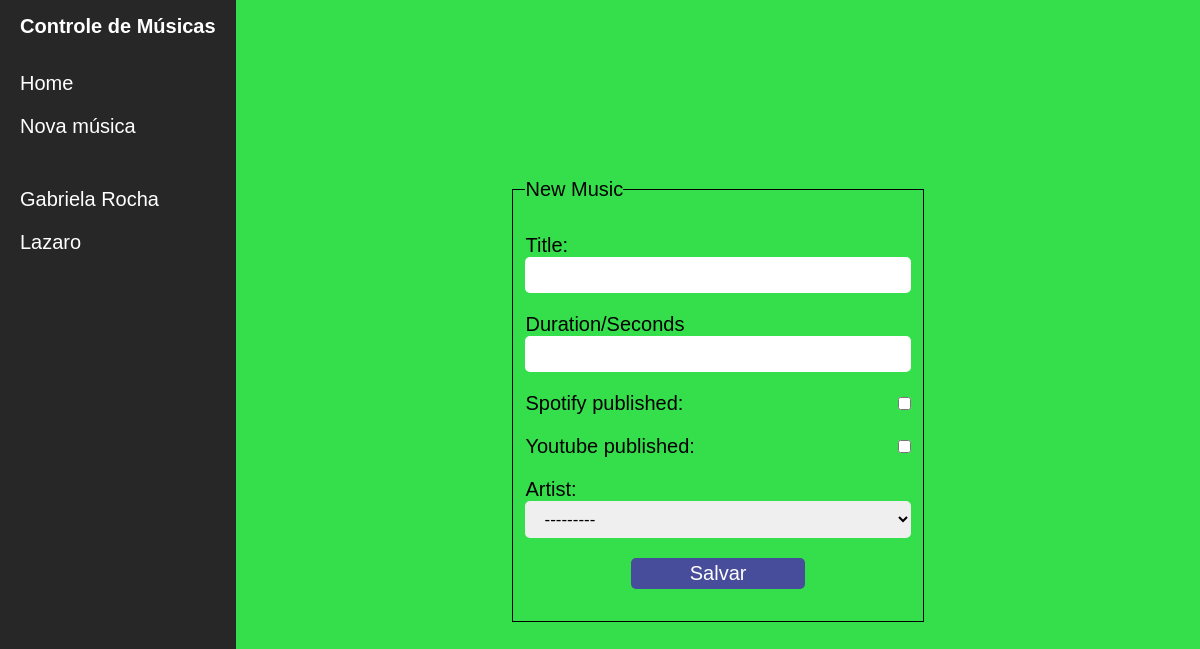
/new/, run on an earlier commit of the app's database.
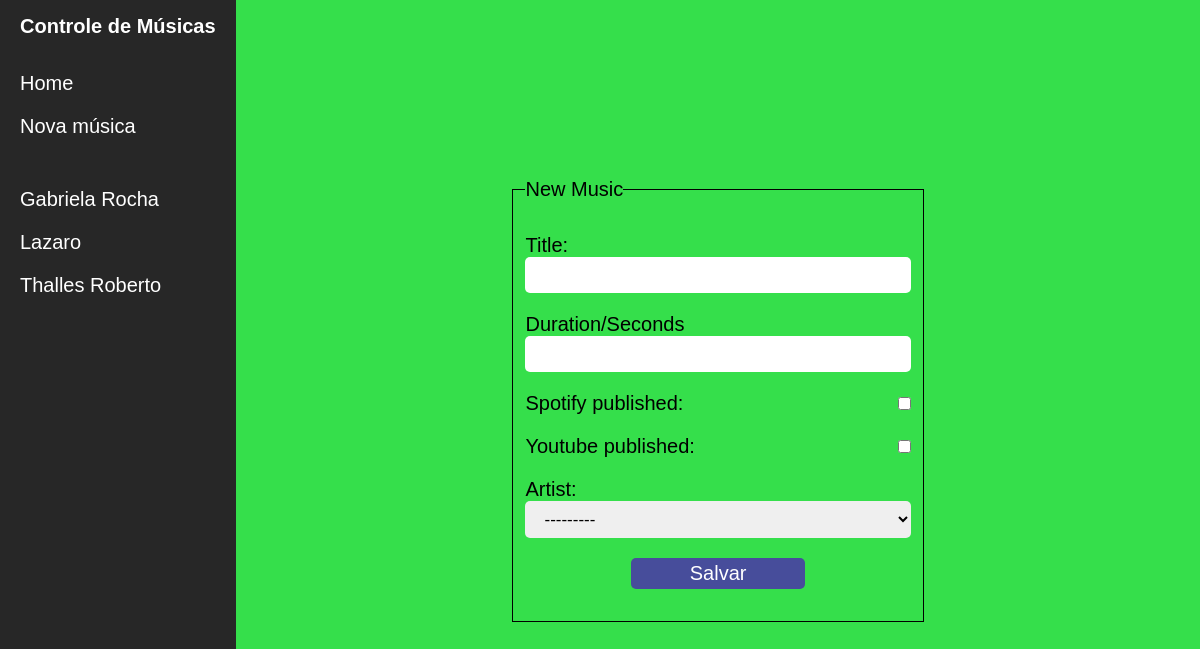
And on a later commit of the database.
### musics/models.py (models this page shows, shortened)
class Artist(models.Model):
    name = models.CharField(max_length=30)
    date_joined = models.DateTimeField()
    def __str__(self) -> str:
        return self.name
    class Meta:
        verbose_name_plural = 'Artists'

### musics/views.py (the view)
# urls.py: path('new/', new_song, name='url_new_song'),
def new_song(request) -> render or redirect:
    form = SongForm(request.POST or None)
    if request.method == "POST" and form.is_valid():
        form.save()
        return redirect('url_home')
    data = {}
    data['form'] = form
    data['message'] = 'New Music'
    data['artists'] = get_artist()
    return render(request, 'musics/form.html', data)

### musics/form.py
class SongForm(ModelForm):
    class Meta:
        model = Song
        fields = ['title', 'duration', 'spotify_published', 'youtube_published', 'artist']

### musics/views.py (called while the page is built)
def get_artist() -> Artist:
    artists = Artist.objects.order_by('name')
    for artist in artists:
        temp_date = artist.date_joined.strftime("%d/%m/%Y")
        artist.date_joined = temp_date
    return artists

### musics/templates/musics/form.html (shortened to what this page needs)
{% extends "musics/base.html" %}
{% load static %}
{% block conteudo %}
<form data-idMusic="{{ song.id }}" method="POST">
  <fieldset>
    <legend> {{ message }}</legend>
    {{ form.as_p }}
    <div class='buttons'>
      <button class="btnSubmit" type="submit">Salvar</button>
    </div>
  </fieldset>
</form>
{% endblock conteudo %}

### musics/templates/musics/base.html (shortened to what this page needs)
{% load static %}
<!DOCTYPE html>
<html lang="pt-br">
<head>
    <link rel="stylesheet" href=" {% static 'css/style.css' %} ">
</head>
<body>
    <div class="barra">
        <div>
            <span>Controle de Músicas</span>
        </div>
        <ul class="cabecalho">
            <li id="url_home">Home</li>
            <li id="url_new_song">Nova música</li>
            {% for artist in artists %}
            <li class="artist" data-id="{{ artist.id }}"> {{ artist.name }} </li>
            {% endfor %}
        </ul>
    </div>
    <main class="container">
        {% block conteudo %}
        {% endblock conteudo %}
    </main>
</body>
</html>

What changed in the data, as far as the page shows it:
added Artist: name "Thalles Roberto"
